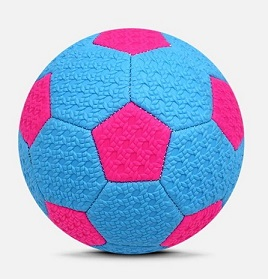
#> input picture Aula06/Image/bola_pink_blue.jpg, 268 x 279 px
$ python Canny_Edge_Detector.py
#> lines starting #> are read from the running program, lines starting #| are printed output that depends on the picture; after the words box and inside, x2 and y2 are one past the last pixel; in counts of white or black regions, pixels touching at a corner belong together
import cv2
import numpy as np

# Carrega a imagem original
img = cv2.imread("Image/bola_pink_blue.jpg")
#> img is the input picture: shape (279, 268, 3); mean B, G, R 216.1, 180.3, 171.3

# Aplica o detector de bordas Canny na imagem
canny = cv2.Canny(img, 10, 400)
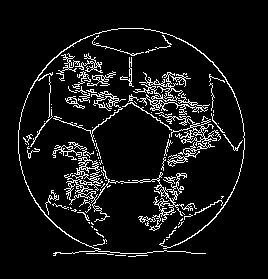
#> canny: shape (279, 268); 7.8% white in thin lines or dots, all inside (x1, y1, x2, y2) = (18, 28, 245, 257)

# Converte a imagem em escala de cinza (canny) para uma imagem com 3 canais
canny_3c = cv2.merge([canny, canny, canny])

# Concatena a imagem original e a imagem de bordas com 3 canais
imgs_concat = np.concatenate((img, canny_3c), axis=1)
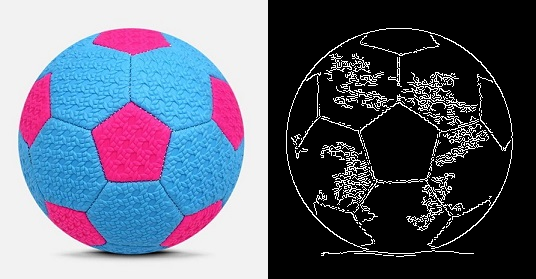
#> imgs_concat: shape (279, 536, 3); mean B, G, R 118, 100.1, 95.6

cv2.imshow("Original x Bordas", imgs_concat)  # Exibe a concatenação das imagens

# Aguarda até que uma tecla seja pressionada
cv2.waitKey(0)

# Fecha todas as janelas abertas pelo OpenCV
cv2.destroyAllWindows()

$ run again, with Aula06/Image/face_a.jpg copied over Aula06/Image/bola_pink_blue.jpg
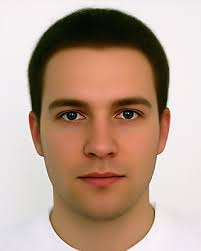
#> input picture Aula06/Image/face_a.jpg, 201 x 251 px
#> img is the input picture: shape (251, 201, 3); mean B, G, R 141.1, 158, 184.3
#> `canny = cv2.Canny(img, 10, 400)`:
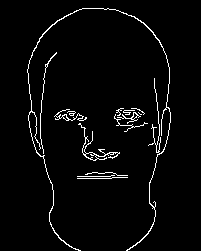
#> canny: shape (251, 201); 3.3% white in thin lines or dots, all inside (x1, y1, x2, y2) = (27, 8, 171, 251)
#> `imgs_concat = np.concatenate((img, canny_3c), axis=1)`:
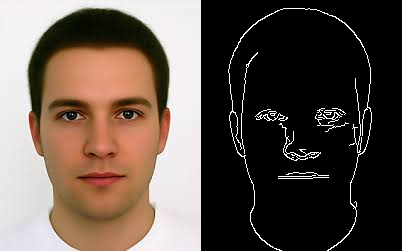
#> imgs_concat: shape (251, 402, 3); mean B, G, R 74.7, 83.1, 96.3
